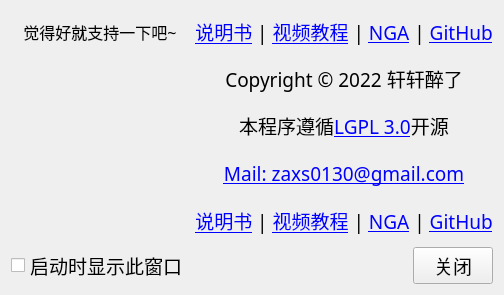
<?xml version="1.0" encoding="UTF-8"?>
<ui version="4.0">
 <class>AboutDialog</class>
 <widget class="QWidget" name="AboutDialog">
  <property name="geometry">
   <rect>
    <x>0</x>
    <y>0</y>
    <width>504</width>
    <height>295</height>
   </rect>
  </property>
  <property name="sizePolicy">
   <sizepolicy hsizetype="Preferred" vsizetype="Preferred">
    <horstretch>0</horstretch>
    <verstretch>0</verstretch>
   </sizepolicy>
  </property>
  <property name="maximumSize">
   <size>
    <width>504</width>
    <height>295</height>
   </size>
  </property>
  <property name="font">
   <font>
    <family>等线</family>
    <pointsize>14</pointsize>
   </font>
  </property>
  <property name="windowTitle">
   <string>关于</string>
  </property>
  <layout class="QGridLayout" name="gridLayout">
   <item row="0" column="1">
    <widget class="QLabel" name="nameLabel">
     <property name="text">
      <string>&lt;html&gt;&lt;head/&gt;&lt;body&gt;&lt;p&gt;&lt;a href=&quot;./CodeX.pdf&quot;&gt;&lt;span style=&quot; text-decoration: underline; color:#0000ff;&quot;&gt;说明书&lt;/span&gt;&lt;/a&gt; | &lt;a href=&quot;https://www.bilibili.com/video/BV1r7411N75u/&quot;&gt;&lt;span style=&quot; text-decoration: underline; color:#0000ff;&quot;&gt;视频教程&lt;/span&gt;&lt;/a&gt; | &lt;a href=&quot;https://bbs.nga.cn/read.php?tid=20284990&quot;&gt;&lt;span style=&quot; text-decoration: underline; color:#0000ff;&quot;&gt;NGA&lt;/span&gt;&lt;/a&gt; | &lt;a href=&quot;https://github.com/xxzl0130/CodeX&quot;&gt;&lt;span style=&quot; text-decoration: underline; color:#0000ff;&quot;&gt;GitHub&lt;/span&gt;&lt;/a&gt;&lt;/p&gt;&lt;/body&gt;&lt;/html&gt;</string>
     </property>
     <property name="alignment">
      <set>Qt::AlignCenter</set>
     </property>
    </widget>
   </item>
   <item row="1" column="1">
    <widget class="QLabel" name="copyrightLabel">
     <property name="text">
      <string>Copyright © 2022 轩轩醉了</string>
     </property>
     <property name="alignment">
      <set>Qt::AlignCenter</set>
     </property>
    </widget>
   </item>
   <item row="4" column="1">
    <widget class="QLabel" name="infoLabel">
     <property name="text">
      <string>&lt;html&gt;&lt;head/&gt;&lt;body&gt;&lt;p&gt;&lt;a href=&quot;https://github.com/xxzl0130/CodeX/blob/master/doc/%E4%BD%BF%E7%94%A8%E8%AF%B4%E6%98%8E.md&quot;&gt;&lt;span style=&quot; text-decoration: underline; color:#0000ff;&quot;&gt;说明书&lt;/span&gt;&lt;/a&gt; | &lt;a href=&quot;https://www.bilibili.com/video/BV1r7411N75u/&quot;&gt;&lt;span style=&quot; text-decoration: underline; color:#0000ff;&quot;&gt;视频教程&lt;/span&gt;&lt;/a&gt; | &lt;a href=&quot;https://bbs.nga.cn/read.php?tid=20284990&quot;&gt;&lt;span style=&quot; text-decoration: underline; color:#0000ff;&quot;&gt;NGA&lt;/span&gt;&lt;/a&gt; | &lt;a href=&quot;https://github.com/xxzl0130/CodeX&quot;&gt;&lt;span style=&quot; text-decoration: underline; color:#0000ff;&quot;&gt;GitHub&lt;/span&gt;&lt;/a&gt;&lt;/p&gt;&lt;/body&gt;&lt;/html&gt;</string>
     </property>
     <property name="textFormat">
      <enum>Qt::AutoText</enum>
     </property>
     <property name="alignment">
      <set>Qt::AlignCenter</set>
     </property>
     <property name="openExternalLinks">
      <bool>true</bool>
     </property>
    </widget>
   </item>
   <item row="5" column="0" colspan="2">
    <layout class="QHBoxLayout" name="horizontalLayout">
     <item>
      <widget class="QCheckBox" name="checkBox">
       <property name="text">
        <string>启动时显示此窗口</string>
       </property>
      </widget>
     </item>
     <item>
      <spacer name="horizontalSpacer">
       <property name="orientation">
        <enum>Qt::Horizontal</enum>
       </property>
       <property name="sizeHint" stdset="0">
        <size>
         <width>40</width>
         <height>20</height>
        </size>
       </property>
      </spacer>
     </item>
     <item>
      <widget class="QPushButton" name="pushButton">
       <property name="text">
        <string>关闭</string>
       </property>
      </widget>
     </item>
    </layout>
   </item>
   <item row="3" column="1">
    <widget class="QLabel" name="copyrightLabel_2">
     <property name="text">
      <string>&lt;html&gt;&lt;head/&gt;&lt;body&gt;&lt;p&gt;&lt;a href=&quot;mailto:zaxs0130@gmail.com&quot;&gt;&lt;span style=&quot; text-decoration: underline; color:#0000ff;&quot;&gt;Mail: zaxs0130@gmail.com&lt;/span&gt;&lt;/a&gt;&lt;/p&gt;&lt;/body&gt;&lt;/html&gt;</string>
     </property>
     <property name="alignment">
      <set>Qt::AlignCenter</set>
     </property>
     <property name="openExternalLinks">
      <bool>true</bool>
     </property>
    </widget>
   </item>
   <item row="2" column="1">
    <widget class="QLabel" name="opensourceLabel">
     <property name="text">
      <string>&lt;html&gt;&lt;head/&gt;&lt;body&gt;&lt;p&gt;本程序遵循&lt;a href=&quot;http://www.gnu.org/licenses/lgpl-3.0.html&quot;&gt;&lt;span style=&quot; text-decoration: underline; color:#0000ff;&quot;&gt;LGPL 3.0&lt;/span&gt;&lt;/a&gt;开源&lt;/p&gt;&lt;/body&gt;&lt;/html&gt;</string>
     </property>
     <property name="alignment">
      <set>Qt::AlignCenter</set>
     </property>
     <property name="openExternalLinks">
      <bool>true</bool>
     </property>
    </widget>
   </item>
   <item row="1" column="0" rowspan="4">
    <widget class="QLabel" name="label">
     <property name="maximumSize">
      <size>
       <width>200</width>
       <height>200</height>
      </size>
     </property>
     <property name="text">
      <string/>
     </property>
     <property name="pixmap">
      <pixmap resource="CodeX.qrc">:/CodeX/Resources/pay.png</pixmap>
     </property>
    </widget>
   </item>
   <item row="0" column="0">
    <widget class="QLabel" name="label_2">
     <property name="font">
      <font>
       <pointsize>12</pointsize>
      </font>
     </property>
     <property name="text">
      <string>觉得好就支持一下吧~</string>
     </property>
     <property name="alignment">
      <set>Qt::AlignCenter</set>
     </property>
    </widget>
   </item>
  </layout>
 </widget>
 <layoutdefault spacing="6" margin="11"/>
 <resources>
  <include location="CodeX.qrc"/>
 </resources>
 <connections>
  <connection>
   <sender>pushButton</sender>
   <signal>clicked()</signal>
   <receiver>AboutDialog</receiver>
   <slot>close()</slot>
   <hints>
    <hint type="sourcelabel">
     <x>280</x>
     <y>145</y>
    </hint>
    <hint type="destinationlabel">
     <x>377</x>
     <y>131</y>
    </hint>
   </hints>
  </connection>
 </connections>
</ui>
